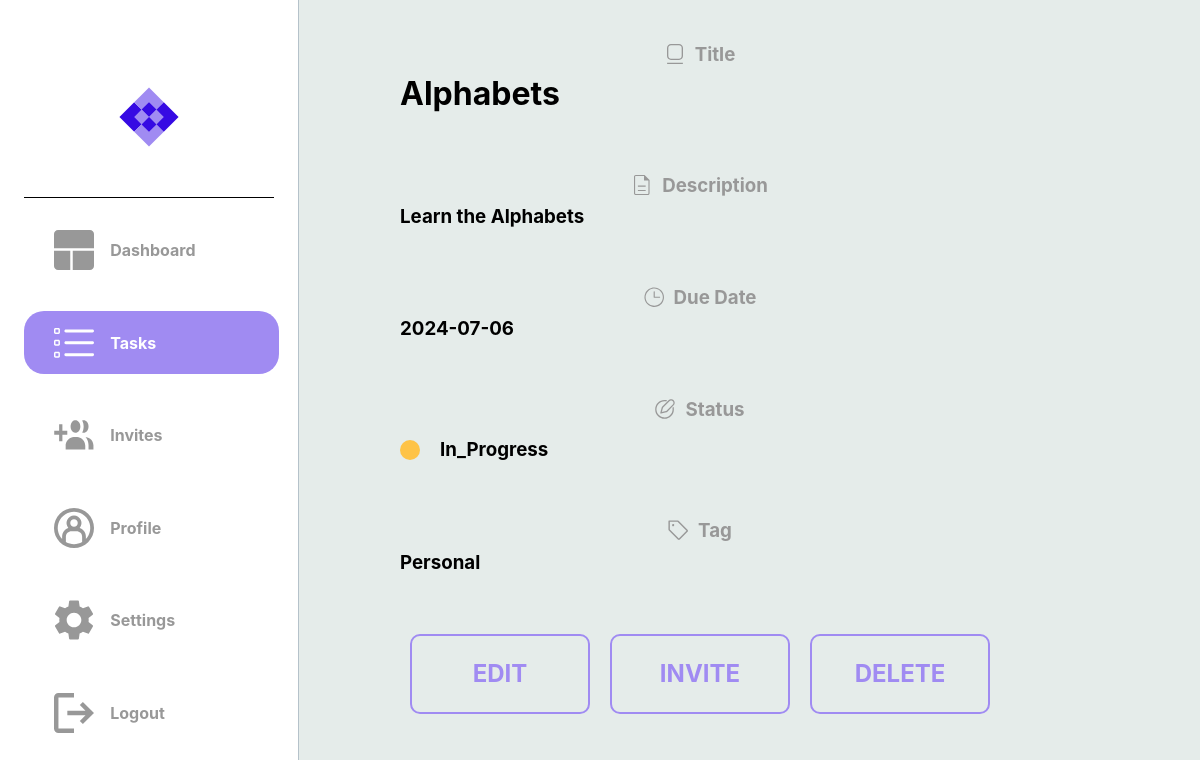
Page /task/1 (signed in) on the earlier database version.
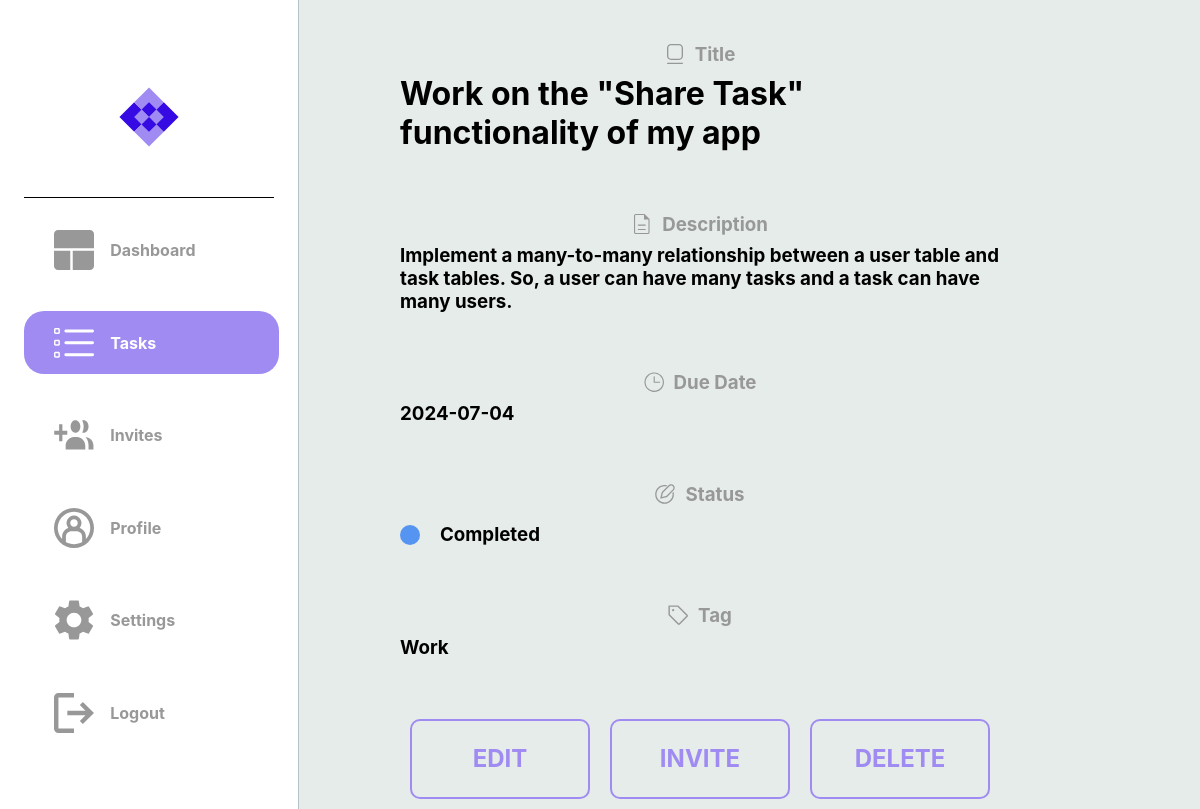
Same page on the later database version.
### dotask/models.py (models this page shows)
class Task(db.Model):
    __tablename__ = "task"
    id = db.Column(db.Integer, primary_key=True)
    title = db.Column(db.String(100), nullable=False)
    description = db.Column(db.String(400), nullable=False)
    due_date = db.Column(db.Date, nullable=False)
    status = db.Column(Enum(TaskStatus))
    tag = db.Column(Enum(TaskTag))
    users = relationship('User', secondary=user_task, backref='tasks')

### dotask/routes.py (the view)
@app.route("/task/<task_id>", methods=['GET','POST'])
@login_required
def hello_each_task(task_id):
        task = Task.query.get_or_404(task_id)
        if task:
            return render_template("each_task.html", task=task)

### dotask/routes.py (called while the page is built)
@app.after_request
def after_request(response):
    response.headers["Cache-Control"] = "no-cache, no-store, must-revalidate"
    return response

@login_manager.user_loader
def load_user(user_id):
    return User.query.get(user_id)

### dotask/templates/each_task.html (shortened to what this page needs)
{% extends "layout.html" %}
{% block head %}
    <link rel="stylesheet" {% block css_tab_colour %} href="../static/page_css_folder/tasks.css">
    {% endblock %}
{% endblock %}
{% block task_image_colour %}
    <a class="a2" href="{{ url_for('hello_tasks') }}">
    <div id="logos">
        <img class="imgs" src="../static/tasks_active.svg">
        <h4 class="sidebar-text">Tasks</h4>
    </div>
    </a>
{% endblock task_image_colour %}
{% block tasks %}
    {% if task %}
        <div class="task-header">
            <img src="../static/title.svg">
            <h3 class="grey_tags">Title</h3>
        </div>
        <h1 id="status-in-task">{{ task['title'] }}</h1>
        <br>
        <div class="task-header">
            <img src="../static/description.svg">
            <h3 class="grey_tags">Description</h3>
        </div>
        <h3 id="status-in-task">{{ task['description'] }}</h3>
        <br>
        <div class="task-header">
            <img src="../static/due_dates.svg">
            <h3 class="grey_tags">Due Date</h3>
        </div>
        <h3 id="status-in-task">{{ task['due_date'] }}</h3>
        <br>
        <div class="task-header">
            <img src="../static/status.svg">
            <h3 class="grey_tags">Status</h3>
        </div>
        <div class="status-in-task">
            <div class="message-dot {% if task.status.name == 'In_Progress' %}progress-task
            {% elif task.status.name == 'Completed' %}completed-task
            {% elif task.status.name == 'Cancelled' %}cancelled-task
            {% else %}unknown-task
            {% endif %}">
            </div>
            <h3>{{ task.status.name }}</h3>
        </div>
        <br>
        <div class="task-header">
            <img src="../static/tag.svg">
            <h3 class="grey_tags">Tag</h3>
        </div>
        <h3 id="status-in-task">{{ task.tag.name }}</h3>
        <div class="task-clickables">
            <a href="{{ url_for('hello_edit_task', task_id=task['id']) }}">
                <div class="">
                    <h2>EDIT</h2>
                </div>
            </a>
            <a href="{{ url_for('hello_invite_to_task', task_id=task['id']) }}">
                <div class="">
                    <h2>INVITE</h2>
                </div>
            </a>
            <a href="{{ url_for('hello_delete_task', task_id=task['id']) }}">
                <div class="">
                    <h2>DELETE</h2>
                </div>
            </a>
        </div>
        {% else %}
        <h1>No task found.</h1>
    {% endif %}
{% endblock tasks %}

### dotask/templates/layout.html (shortened to what this page needs)
<!DOCTYPE html>
<html lang="en">
<head>
    <link rel="stylesheet" type="text/css" href="../static/fonts.css">
    <link rel="stylesheet" href="../static/layout.css" />
    {% block head %}{% endblock %}
</head>
<body>
    <div class="sidebar">
        <div id="logo">
            <img src="../static/Logo.svg" height="60px" width="60px">
        </div>
        <div>
            {% block dash_image_colour %}
            <a class="a1" href="{{ url_for('hello_dashboard') }}">
            <div id="logos">
                <img class="imgs" src="../static/dashboard.svg">
                <h4 class="sidebar-text">Dashboard</h4>
            </div>
            </a>
            {% endblock dash_image_colour %}
        </div>
        <div>
            {% block task_image_colour %}{% endblock task_image_colour %}
        </div>
        <div>
            {% block invites_image_colour %}
            <a class="a5" href="{{ url_for('hello_invites') }}">
            <div id="logos">
                <img class="imgs" src="../static/invites.svg">
                <h4 class="sidebar-text">Invites</h4>
            </div>
            </a>
            {% endblock invites_image_colour %}
        </div>
        <div>
            {% block profile_image_colour %}
            <a class="a3" href="{{ url_for('hello_profile') }}">
            <div id="logos">
                <img class="imgs" src="../static/profile.svg">
                <h4 class="sidebar-text">Profile</h4>
            </div>
            </a>
            {% endblock profile_image_colour %}
        </div>
        <div>
            {% block settings_image_colour %}
            <a class="a4" href="{{ url_for('hello_settings') }}">
            <div id="logos">
                <img class="imgs" src="../static/settings.svg">
                <h4 class="sidebar-text">Settings</h4>
            </div>
            </a>
            {% endblock settings_image_colour %}
        </div>
        <div>
            <a href="{{ url_for('hello_logout') }}">
            <div id="logos">
                <img class="imgs" src="../static/logout.svg">
                <h4 class="sidebar-text">Logout</h4>
            </div>
            </a>
        </div>
    </div>
    <div id="content">
        {% block tasks %}
        {% endblock tasks %}
    </div>
</body>
</html>

### dotask/static/layout.css (style rules this page uses)
@media (min-width: 768px) { body { margin: auto; padding: auto; background-color: #E5ECEA; display: flex; font-family: inter; } }
@media (min-width: 768px) { .sidebar { width: 250px; height: 100vh; padding: 2%; background-color: #FFFFFF; border-right: 1px #B5C2CA solid; position: fixed; display: block; justify-content: space-evenly; align-items: top; } }
@media (min-width: 768px) { .sidebar > div:nth-child(1) { display: none; } }
@media (min-width: 768px) { .sidebar > div { width: 100%; height: 10%; margin: 5% auto; border-radius: 20px; display: flex; justify-content: start; align-items: center; font-family: inter; } }
@media (min-width: 768px) { a { text-decoration: none; color: black; } }
@media (min-width: 768px) { .sidebar > div > a { width: 90%; text-decoration: none; } }
@media (min-width: 768px) { .sidebar > div > a > div { width: 100%; height: 10%; padding-left: 30px; margin: 5% auto; border-radius: 20px; } }
@media (min-width: 768px) { #logo { width: 100%; height: 20%; display: flex; justify-content: center; border-radius: 0px; border-bottom: 1px black solid; } }
@media (min-width: 768px) { #logos { width: 100%; display: grid; grid-template-columns: 1fr 3fr; align-items: center; } }
@media (min-width: 768px) { .sidebar-text { color: #989898; font-size: 1rem; } }
@media (min-width: 768px) { .imgs { height: 40px; width: 40px; } }
@media (min-width: 768px) { #content { width: 600px; display: block; margin-top: 2%; padding-left: 400px; } }

### dotask/static/page_css_folder/tasks.css (style rules this page uses)
.a2 > div { background-color: #A08BF2; width: 100%; height: 10%; padding-left: 30px; margin: 5% auto; border-radius: 20px; color: white; }
.a2 > div > h4 { color: white; }
.a2 > div > img { fill: #FFFFFF; }
.message-dot { width: 20px; height: 20px; border-radius: 50px; }
.completed-task { background-color: #5694F2; }
.grey_tags { color: #989898; }
.status-in-task { display: flex; justify-content: start; align-items: center; margin-top: -20px; }
#status-in-task { margin-top: -10px; }
.task-header { margin: 0; padding: 0; display: flex; align-items: center; justify-self: center; }
.task-header > img { width:20px; height:20px; margin-right: 10px; }
.status-in-task > h3 { padding-left: 20px; }
.task-clickables { margin-top: 50px; width: 100%; height: 100px; display: flex; flex-direction: row; justify-content: space-between; align-self: center; }
.task-clickables > a { width: 80%; display: flex; justify-content: center; align-items: center; }
.task-clickables > a { width: 80%; border:2px solid #A08BF2; color: #A08BF2; border-radius: 10px; margin: 10px; }

Differences in the rows shown:
changed Task: title "Alphabets" → "Work on the \"Share Task\" functionality of my app"; description "Learn the Alphabets" → "Implement a many-to-many relationship between a user table and task tables. So, a user can have many tasks and a task can have many users."; due_date "2024-07-06" → "2024-07-04"; status "In_Progress" → "Completed" (drawn); status.name "In_Progress" → "Completed"; tag.name "Personal" → "Work"
